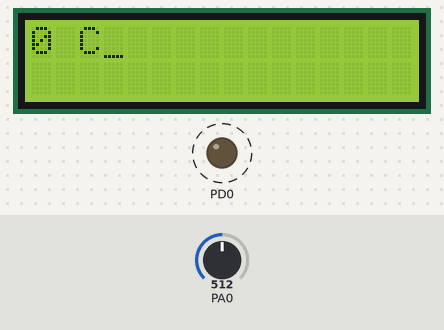
A program run on a simulated ATmega32, built with avr-gcc and emulated at 8 MHz. On the bench: 16×2 character LCD, output pins drawn as LEDs (lit = HIGH). Wiring (inferred from the names in the program): character LCD (HD44780): RS PD7; R/W PD6; E PD5; data PC0, PC1, PC2, PC3, PC4, PC5, PC6, PC7. Dashed ring = blinking. Inputs (shaded band) come from the test bench; at power-on: PA0 = 512. Pins used as bus, display or sensor lines are not drawn.

Above: at 1.7 s.
2.5 s: PA0 set to 716
At 6.9 s:
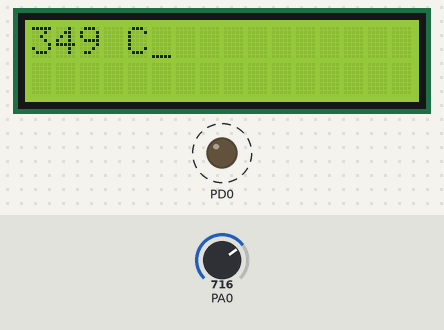
7.8 s: PA0 set to 900
At 11.8 s:
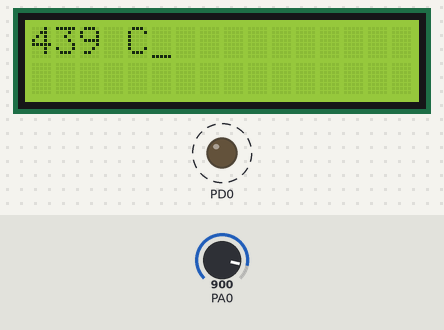
12.9 s: PA0 set to 1023
At 16.7 s:
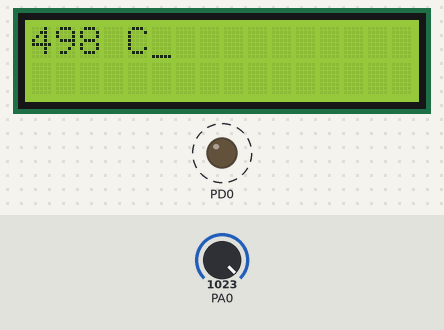
Timing chart, 0 to 23.8 s (numbered marks = the images above; inputs shaded):
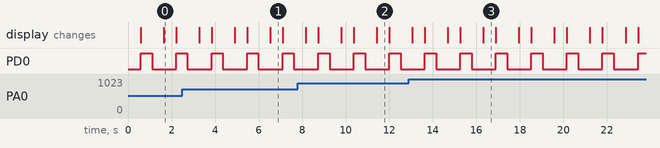

The program:

main.c
```c
/*
 * main.c
 *
 *  Created on: Mar 21, 2023
 *      Author: Mazen
 */
#include"../HAL/LCD_Driver/LCD_Interface.h"
#include "../HAL/Keypad_Driver/Keypad_Interface.h"
#include "../HAL/LED_Driver/Led_Interface.h"
#include "../MCAL/Timer/Timer0/Timer0_Interface.h"
#include "../MCAL/ADC/ADC_Interface.h"
#include "../MCAL/EXT_INT/Global_Interrupt_Enable.h"
u16 ADC_Value,MilliVolt;
	u32 temp;
	LCD_Info lcd={RS_PORT,RS_PIN,RW_PORT,RW_PIN,E_PORT,E_PIN,DATA_PORT};
		LCD_Line_Info type = {YES,NO};
//Led_info Led={PORT_D,PIN_0,Source_Connection};
void ADCTEST(void);
//KeypadRow_PORT_PIN row={PORT_C,PIN_0,PORT_C,PIN_1,PORT_C,PIN_2,PORT_C,PIN_3};
//KeypadCol_PORT_PIN col={PORT_C,PIN_4,PORT_C,PIN_5,PORT_C,PIN_6,PORT_C,PIN_7};
void main(){

	ADC_ErrStateInit();
DIO_ErrStateSetPinDirection(PORT_D,PIN_0,DIO_OUT);


	EnableGlobalInterrupt();
	while(1){//temp=0;
		//ADC_ErrStateConversionSynch(0,&ADC_Value);
		ADC_ErrStateConversionASynch(0,&ADC_Value,&ADCTEST);
		MilliVolt= (((u32)ADC_Value*5000UL)/256UL);
		temp=MilliVolt/10;
		LCD_VoidInit(&lcd);
		DIO_ErrStateSetPinValue(PORT_D,PIN_0,DIO_HIGH);
		_delay_ms(500);
		DIO_ErrStateSetPinValue(PORT_D,PIN_0,DIO_LOW);
		_delay_ms(500);
		//LCD_VoidSendCommand(0x01,&lcd);
	}

}

void ADCTEST(void){
	LCD_VoidSendInt(temp,&lcd,&type);
	LCD_VoidSendString(" C",&lcd,&type);
	LCD_VoidSendChar('\0',&lcd,&type);
	_delay_ms(500);

}
```

Common_H.h
```c
/*
 * Common_H.h
 *
 *  Created on: Apr 4, 2023
 *      Author: Mazen
 */

#ifndef COMMON_COMMON_H_H_
#define COMMON_COMMON_H_H_
#include "Definition.h"
#include "Type.h"
#include "bit-math.h"
#endif /* COMMON_COMMON_H_H_ */
```

Definition.h
```c
/*
 * Definition.h
 *
 *  Created on: Mar 24, 2023
 *      Author: Mazen
 */

#ifndef COMMON_DEFINITION_H_
#define COMMON_DEFINITION_H_
#define Null  ((void *)0x00)


#endif /* COMMON_DEFINITION_H_ */
```

Type.h
```c
/*
 * Type.h
 *
 *  Created on: Mar 22, 2023
 *      Author: Mazen
 */
#ifndef TYPE_H_
#define TYPE_H_
/*	User defined data types	Section*/
typedef unsigned char u8;
typedef unsigned short int u16;
typedef unsigned long int u32;

typedef signed char s8;
typedef signed short int s16;
typedef signed long int s32;

typedef float f32;
typedef double f64;


#endif /*TYPE_H_*/
```

bit-math.h
```c
/*
 * bit-math.h
 *
 *  Created on: Mar 22, 2023
 *      Author: Mazen
 */
	/*functions like macro */
// Setting specific bit to 1
#define SET_BIT(Reg,Bit) Reg|=(1<<Bit)
// Setting specific bit to 0
#define CLEAR_BIT(Reg,Bit) Reg&=~(1<<Bit)
// changing specific bit from 0 to 1 vice versa
#define TOGGLE_BIT(Reg,Bit) Reg^=(1<<Bit)
// Read specific bit value if 0 or 1 to be added in Val without changing the register value
#define GET_BIT(Reg,Bit) ((Reg>>Bit)&1)
```

Keypad_Config.h
```c
/*
 * Keypad_Config.h
 *
 *  Created on: Mar 30, 2023
 *      Author: Mazen
 */

#ifndef HAL_KEYPAD_DRIVER_KEYPAD_CONFIG_H_
#define HAL_KEYPAD_DRIVER_KEYPAD_CONFIG_H_
#include "Keypad_Private.h"
/*	Keypad Rows	*/
#define KP_ROW_PIN1 0
#define KP_ROW_PIN2 1
#define KP_ROW_PIN3 2
#define KP_ROW_PIN4 3
typedef enum{
KP_ROW_PORT1='C',
KP_ROW_PORT2='C',
KP_ROW_PORT3='C',
KP_ROW_PORT4='C'
}KPRPORT;
/*	Keypad Coloumns */
#define KP_COL_PIN1 4
#define KP_COL_PIN2 5
#define KP_COL_PIN3 6
#define KP_COL_PIN4 7
typedef enum{
	KP_COL_PORT1='C',
	KP_COL_PORT2='C',
	KP_COL_PORT3='C',
	KP_COL_PORT4='C'
}KPCPORT;

#endif /* HAL_KEYPAD_DRIVER_KEYPAD_CONFIG_H_ */
```

LCD_Config.h
```c
/*
 * LCD_Config.h
 *
 *  Created on: Mar 25, 2023
 *      Author: Mazen
 */

#ifndef HAL_LCD_DRIVER_LCD_CONFIG_H_
#define HAL_LCD_DRIVER_LCD_CONFIG_H_
#include "LCD_Private.h"
#define RS_PORT PORT_D
#define RW_PORT PORT_D
#define E_PORT PORT_D
#define RS_PIN PIN_7
#define RW_PIN PIN_6
#define E_PIN PIN_5

#define DATA_PORT PORT_C

#endif /* HAL_LCD_DRIVER_LCD_CONFIG_H_ */
```

Led_Configuration.h
```c
/*
 * Led_Configuration.h
 *
 *  Created on: Mar 24, 2023
 *      Author: hisha
 */

#ifndef HAL_LED_LED_CONFIGURATION_H_
#define HAL_LED_LED_CONFIGURATION_H_

typedef struct
{
PORT_Name        Led_Group ;
PIN_Number          Led_Pin ;
Led_ConnectionType     ConnectionType ;
}Led_info;


#endif /* HAL_LED_LED_CONFIGURATION_H_ */
```

Keypad_Interface.h
```c
/*
 * Keypad_Interface.h
 *
 *  Created on: Mar 30, 2023
 *      Author: Mazen
 */

#ifndef HAL_KEYPAD_DRIVER_KEYPAD_INTERFACE_H_
#define HAL_KEYPAD_DRIVER_KEYPAD_INTERFACE_H_
#include "Keypad_Config.h"
u8	KP_ErrStateRead(KeypadRow_PORT_PIN *KP_RPP_INFO,KeypadCol_PORT_PIN *KP_CPP_INFO,u8 *ReadValue);
void KP_ErrStateInit(KeypadRow_PORT_PIN *KP_RPP_INFO,KeypadCol_PORT_PIN *KP_CPP_INFO);
#endif /* HAL_KEYPAD_DRIVER_KEYPAD_INTERFACE_H_ */
```

Keypad_Program.c
```c
/*
 * Keypad_Program.c
 *
 *  Created on: Mar 30, 2023
 *      Author: Mazen
 */
#include"Keypad_Interface.h"
u8 KP_Arr[4][4]={
		{'7','8','9','/'},
		{'4','5','6','*'},
		{'1','2','3','-'},
		{'C','0','=','+'}
};
void KP_ErrStateInit(KeypadRow_PORT_PIN *KP_RPP_INFO,KeypadCol_PORT_PIN *KP_CPP_INFO){
	//u8 ROW,COL,ReadPin;
	//KPRPORT ROWP=KP_ROW_PORT1;
	//KPCPORT COLP=KP_COL_PORT1;
		DIO_ErrStateSetPinDirection(PORT_C,KP_RPP_INFO->ROW_PIN1,DIO_OUT);
		DIO_ErrStateSetPinDirection(PORT_C,KP_RPP_INFO->ROW_PIN2,DIO_OUT);
		DIO_ErrStateSetPinDirection(PORT_C,KP_RPP_INFO->ROW_PIN3,DIO_OUT);
		DIO_ErrStateSetPinDirection(PORT_C,KP_RPP_INFO->ROW_PIN4,DIO_OUT);
		DIO_ErrStateSetPinDirection(PORT_C,KP_CPP_INFO->COL_PIN1,DIO_IN);
		DIO_ErrStateSetPinDirection(PORT_C,KP_CPP_INFO->COL_PIN2,DIO_IN);
		DIO_ErrStateSetPinDirection(PORT_C,KP_CPP_INFO->COL_PIN3,DIO_IN);
		DIO_ErrStateSetPinDirection(PORT_C,KP_CPP_INFO->COL_PIN4,DIO_IN);
		DIO_ErrStateSetPinValue(PORT_C,KP_RPP_INFO->ROW_PIN1,DIO_HIGH);
		DIO_ErrStateSetPinValue(PORT_C,KP_RPP_INFO->ROW_PIN2,DIO_HIGH);
		DIO_ErrStateSetPinValue(PORT_C,KP_RPP_INFO->ROW_PIN3,DIO_HIGH);
		DIO_ErrStateSetPinValue(PORT_C,KP_RPP_INFO->ROW_PIN4,DIO_HIGH);
		DIO_ErrStateSetPinValue(PORT_C,KP_CPP_INFO->COL_PIN1,DIO_HIGH);
		DIO_ErrStateSetPinValue(PORT_C,KP_CPP_INFO->COL_PIN2,DIO_HIGH);
		DIO_ErrStateSetPinValue(PORT_C,KP_CPP_INFO->COL_PIN3,DIO_HIGH);
		DIO_ErrStateSetPinValue(PORT_C,KP_CPP_INFO->COL_PIN4,DIO_HIGH);

}
KP_ErrState	KP_ErrStateRead(KeypadRow_PORT_PIN *KP_RPP_INFO,KeypadCol_PORT_PIN *KP_CPP_INFO,u8 *ReadValue){
	u8 ROW,COL,ReadPin;
	u8 ErrVal;
	//_delay_ms(100);
	for(ROW=0;ROW<4;ROW++){
		DIO_ErrStateSetPinValue(PORT_C,ROW,DIO_LOW);

		for(COL=4;COL<8;COL++){
			ErrVal=DIO_ErrStateReadPinValue(PORT_C,COL,&ReadPin);
			_delay_ms(30);
			if(ErrVal==DIO_OK&&ReadPin==0){
				DIO_ErrStateSetPinDirection(PORT_D,PIN_0,DIO_OUT);
				DIO_ErrStateSetPinValue(PORT_D,PIN_0,DIO_HIGH);
				DIO_ErrStateSetPinValue(PORT_C,ROW,DIO_HIGH);
				//_delay_ms(30);
				*ReadValue =KP_Arr[ROW][COL-4];
				// test could be removed
				while(ReadPin==0){
					DIO_ErrStateReadPinValue(PORT_C,COL,&ReadPin);
					if(ReadPin==1)
						break;
				}
				return OK;
			}
		}
		DIO_ErrStateSetPinValue(PORT_C,ROW,DIO_HIGH);
	}
	return Error;
	//Flag=0;
}
```

LCD_Interface.h
```c
/*
 * LCD_Interface.h
 *
 *  Created on: Mar 25, 2023
 *      Author: Mazen
 */
#ifndef HAL_LCD_DRIVER_LCD_INTERFACE_H_
#define HAL_LCD_DRIVER_LCD_INTERFACE_H_
#include "LCD_Private.h"
#include "LCD_Config.h"
#include "LCD_Register.h"
#include "../../common/Definition.h"
#include <util/delay.h>
void LCD_VoidSendCommand(u8 Local_Command,LCD_Info *lcd);
u8 LCD_VoidSendChar(u8 Local_Char,LCD_Info *lcd,LCD_Line_Info *Type);
void LCD_VoidInit(LCD_Info *lcd);
void LCD_VoidSendString(u8 *Address_String,LCD_Info *lcd,LCD_Line_Info *Type);
void LCD_VoidGoToXY(u8 Local_XPosition,u8 Local_YPosition, LCD_Info *lcd);
void LCD_VoidSpecialCharacter(u8 *pattern,u8 location, LCD_Info *lcd,LCD_Line_Info *Type);
void LCD_VoidSendInt(u32 Recieved_Number,LCD_Info *lcd,LCD_Line_Info *Type);
#endif /* HAL_LCD_DRIVER_LCD_INTERFACE_H_ */
```

LCD_Program.c
```c
/*
 * LCD_Program.c
 *
 *  Created on: Mar 25, 2023
 *      Author: Mazen
 */
#include"../../MCAL/DIO/DIO_Interface.h"
#include "LCD_Interface.h"
#include <stdlib.h>

void LCD_VoidSendCommand(u8 Local_Command,LCD_Info *lcd){
	/*RS->LOw*/
	DIO_ErrStateSetPinValue(lcd->RS_group,lcd->RS_pin,DIO_LOW);
	/*RW-> LOW*/
	DIO_ErrStateSetPinValue(lcd->RW_group,lcd->RW_pin,DIO_LOW);
	/*Group = Command*/
	DIO_ErrStateSetPortValue(lcd->Data_group,Local_Command);
	/*Enable*/
	DIO_ErrStateSetPinValue(lcd->E_group,lcd->E_pin,DIO_HIGH);
	_delay_ms(1);
	DIO_ErrStateSetPinValue(lcd->E_group,lcd->E_pin,DIO_LOW);
	_delay_ms(1);
	if(Local_Command==0x01)
		LCD_VoidGoToXY(0,0,lcd);
}

u8 LCD_VoidSendChar(u8 Local_Char,LCD_Info *lcd,LCD_Line_Info *Type)
{
	static u8 SwitchingCounter;
	static u8 SecondLineCounter,FirstLineCounter;

	if(Type->OneLine==NO&&Type->TwoLines==YES){
		if(SwitchingCounter<16){
			LCD_VoidGoToXY(FirstLineCounter,0,lcd);
			/*RS->LOw*/
			DIO_ErrStateSetPinValue(lcd->RS_group,lcd->RS_pin,DIO_HIGH);
			/*RW-> LOW*/
			DIO_ErrStateSetPinValue(lcd->RW_group,lcd->RW_pin,DIO_LOW);
			/*Group = Command*/
			DIO_ErrStateSetPortValue(lcd->Data_group,Local_Char);
			/*Enable*/
			DIO_ErrStateSetPinValue(lcd->E_group,lcd->E_pin,DIO_HIGH);
			_delay_ms(1);
			DIO_ErrStateSetPinValue(lcd->E_group,lcd->E_pin,DIO_LOW);
			_delay_ms(1);
			SwitchingCounter++;
			FirstLineCounter++;
		}
		else if(SwitchingCounter>15&&SwitchingCounter<32){
			LCD_VoidGoToXY(SecondLineCounter,1,lcd);
			/*RS->LOw*/
			DIO_ErrStateSetPinValue(lcd->RS_group,lcd->RS_pin,DIO_HIGH);
			/*RW-> LOW*/
			DIO_ErrStateSetPinValue(lcd->RW_group,lcd->RW_pin,DIO_LOW);
			/*Group = Command*/
			DIO_ErrStateSetPortValue(lcd->Data_group,Local_Char);
			/*Enable*/
			DIO_ErrStateSetPinValue(lcd->E_group,lcd->E_pin,DIO_HIGH);
			_delay_ms(1);
			DIO_ErrStateSetPinValue(lcd->E_group,lcd->E_pin,DIO_LOW);
			_delay_ms(1);
			SwitchingCounter++;
			SecondLineCounter++;
		}
		else{
			SwitchingCounter=0;
			FirstLineCounter=0;
			SecondLineCounter=0;
			LCD_VoidSendCommand(0x01,lcd);
		}
	}
	else if(Type->OneLine==YES&&Type->TwoLines==NO){
			if(SwitchingCounter<16&&Local_Char!='\0'){
				LCD_VoidGoToXY(FirstLineCounter,0,lcd);
				/*RS->LOw*/
				DIO_ErrStateSetPinValue(lcd->RS_group,lcd->RS_pin,DIO_HIGH);
				/*RW-> LOW*/
				DIO_ErrStateSetPinValue(lcd->RW_group,lcd->RW_pin,DIO_LOW);
				/*Group = Command*/
				DIO_ErrStateSetPortValue(lcd->Data_group,Local_Char);
				/*Enable*/
				DIO_ErrStateSetPinValue(lcd->E_group,lcd->E_pin,DIO_HIGH);
				_delay_ms(1);
				DIO_ErrStateSetPinValue(lcd->E_group,lcd->E_pin,DIO_LOW);
				_delay_ms(1);
				SwitchingCounter++;
				FirstLineCounter++;
			}
			else{
				FirstLineCounter=0;
				SwitchingCounter=0;
				//LCD_VoidSendCommand(0x01,lcd);
			}
		}
	return 0;

}
void LCD_VoidInit(LCD_Info *lcd){
	/*Set Directions*/
	DIO_ErrStateSetPinDirection(lcd->RS_group,lcd->RS_pin,DIO_OUT);
	DIO_ErrStateSetPinDirection(lcd->RW_group,lcd->RW_pin,DIO_OUT);
	DIO_ErrStateSetPinDirection(lcd->E_group,lcd->E_pin,DIO_OUT);
	DIO_ErrStateSetGroupDirection(lcd->Data_group,0xFF);
	/*Wait more than 30 ms*/
	_delay_ms(40);
	/*Sent function set*/
	LCD_VoidSendCommand(LCD_Set8Bit2Line5x8,lcd);
	/*WAIT 39us*/
	_delay_ms(1);
	LCD_VoidSendCommand(LCD_CursorON,lcd);
	_delay_ms(1);
	/*LCD Clear Display*/
	LCD_VoidSendCommand(LCD_ClearDisplay,lcd);
	_delay_ms(1);

}

void LCD_VoidSendString(u8 *Address_String,LCD_Info *lcd,LCD_Line_Info *Type){

	while (*Address_String != '\0') {
		// Send the current character to the LCD
		LCD_VoidSendChar(*Address_String, lcd,Type);
		Address_String++; // Move to the next character
	}
}
void LCD_VoidGoToXY(u8 Local_XPosition,u8 Local_YPosition, LCD_Info *lcd) {
	u8 Address = 0;
	/* Calculate the DDRAM address based on the row and column */
	if(Local_YPosition == 0) {
		Address = LCD_FirstLine + Local_XPosition;
	} else {
		Address = LCD_SecoundLine + Local_XPosition;
	}
	/* Send the command to set the DDRAM address */
	LCD_VoidSendCommand(LCD_SetAddressDDRAM | Address, lcd);
}

void LCD_VoidSpecialCharacter(u8 *pattern,u8 location, LCD_Info *lcd,LCD_Line_Info *Type){
	LCD_VoidSendCommand(LCD_SetAddressCGRAM+(location*8),lcd);
	/* Sending the bitmap to CGRAM */
	for(u8 i=0;i<8;i++){
		LCD_VoidSendChar(pattern[i],lcd,Type);
	}
	/*	Send the cursor to DDRAM + choose location */
	LCD_VoidGoToXY(1,1,lcd);
	LCD_VoidSendChar(location,lcd,Type);
}
void LCD_VoidSendInt(u32 Recieved_Number,LCD_Info *lcd,LCD_Line_Info *Type){
	u8 NumAsString[LCD_StringMax]={' '};
	s32 LCD_StringCounter=0,FORCOUNTER;
	u8 temp,Err=1;

	if(Recieved_Number==0){
		LCD_VoidSendChar('0',lcd,Type);
	}
	else{
		while(Recieved_Number!=0)
		{
			temp=Recieved_Number%10;
			Recieved_Number=Recieved_Number-temp;
			NumAsString[LCD_StringCounter]=temp;
			Recieved_Number=Recieved_Number/10;
			LCD_StringCounter++;

		}
	}
	for(FORCOUNTER=(LCD_StringCounter-1);FORCOUNTER>=0;FORCOUNTER--){
		Err=LCD_VoidSendChar((NumAsString[FORCOUNTER]+48),lcd,Type);

	}
	//LCD_VoidSendChar('\0',lcd,Type);

}
```

Led_Interface.h
```c
/*
 * Led_Interface.h
 *
 *  Created on: Mar 24, 2023
 *      Author: hisha
 */

#ifndef HAL_LED_LED_INTERFACE_H_
#define HAL_LED_LED_INTERFACE_H_
#include "Led_Private.h"
#include "Led_Configuration.h"

LedErrState	Led_LedErrStateTurnOn(Led_info *Led) ;
LedErrState	Led_LedErrStateTurnOff(Led_info *Led) ;

#endif /* HAL_LED_LED_INTERFACE_H_ */
```

Led_Program.c
```c
/*
 * Led_Program.c
 *
 *  Created on: Mar 24, 2023
 *      Author: hisha
 */
#include "../../Common/Definition.h"
#include "../../MCAL/DIO/DIO_Interface.h"
#include "Led_Interface.h"

LedErrState	Led_LedErrStateTurnOn(Led_info *Led){
	u8 SetPinErrReturn;
	u8 SetValueErrReturnON;

	SetPinErrReturn=DIO_ErrStateSetPinDirection(Led->Led_Group,Led->Led_Pin,DIO_OUT);
	if(SetPinErrReturn==DIO_ERROR_PORT||SetPinErrReturn==DIO_ERROR_Direction||SetPinErrReturn==DIO_ERROR_PIN){
		return LED_INIT_Error;
	}
	else{
		if(Led->ConnectionType==Source_Connection){
			// HIGH = ON
			SetValueErrReturnON=DIO_ErrStateSetPinValue(Led->Led_Group,Led->Led_Pin,DIO_HIGH);
			if(SetValueErrReturnON==DIO_ERROR_PORT||SetValueErrReturnON==DIO_ERROR_VALUE||SetValueErrReturnON==DIO_ERROR_PIN){
				return LED_ON_Error;
			}
			else
				return LED_ON_OK;
		}
		else if(Led->ConnectionType==Sink_Connection){
			// LOW = ON
			SetValueErrReturnON=DIO_ErrStateSetPinValue(Led->Led_Group,Led->Led_Pin,DIO_LOW);
			if(SetValueErrReturnON==DIO_ERROR_PORT||SetValueErrReturnON==DIO_ERROR_VALUE||SetValueErrReturnON==DIO_ERROR_PIN){
				return LED_ON_Error;
			}
			else
				return LED_ON_OK;
		}
		else
			return LED_Connection_Error;

	}
}


LedErrState	Led_LedErrStateTurnOff(Led_info *Led){
	u8 SetValueErrReturnOFF;
	if(Led->ConnectionType==Source_Connection){
		// HIGH = ON
		SetValueErrReturnOFF=DIO_ErrStateSetPinValue(Led->Led_Group,Led->Led_Pin,DIO_LOW);
		if(SetValueErrReturnOFF==DIO_ERROR_PORT||SetValueErrReturnOFF==DIO_ERROR_VALUE||SetValueErrReturnOFF==DIO_ERROR_PIN){
			return LED_OFF_Error;
		}
		else
			return LED_OFF_OK;
	}
else if(Led->ConnectionType==Sink_Connection){
	// LOW = ON
	SetValueErrReturnOFF=DIO_ErrStateSetPinValue(Led->Led_Group,Led->Led_Pin,DIO_HIGH);
	if(SetValueErrReturnOFF==DIO_ERROR_PORT||SetValueErrReturnOFF==DIO_ERROR_VALUE||SetValueErrReturnOFF==DIO_ERROR_PIN){
		return LED_OFF_Error;
	}
	else
		return LED_OFF_OK;
}
else
	return LED_Connection_Error;

}
```

Keypad_Private.h
```c
/*
 * Keypad_Private.h
 *
 *  Created on: Mar 30, 2023
 *      Author: Mazen
 */

#ifndef HAL_KEYPAD_DRIVER_KEYPAD_PRIVATE_H_
#define HAL_KEYPAD_DRIVER_KEYPAD_PRIVATE_H_
#include "../../common/Definition.h"
#include "../../common/Type.h"
#include "../../common/bit-math.h"
#include "../../MCAL/DIO/DIO_Interface.h"
#include <avr/delay.h>
typedef struct{
	PORT_Name ROW_PORT1 ;
	PIN_Number ROW_PIN1  ;
	PORT_Name ROW_PORT2 ;
	PIN_Number ROW_PIN2  ;
	PORT_Name ROW_PORT3 ;
	PIN_Number ROW_PIN3  ;
	PORT_Name ROW_PORT4 ;
	PIN_Number ROW_PIN4  ;
}KeypadRow_PORT_PIN;
typedef struct{
	PORT_Name COL_PORT1 ;
	PIN_Number COL_PIN1  ;
	PORT_Name COL_PORT2 ;
	PIN_Number COL_PIN2  ;
	PORT_Name COL_PORT3 ;
	PIN_Number COL_PIN3  ;
	PORT_Name COL_PORT4 ;
	PIN_Number COL_PIN4  ;
}KeypadCol_PORT_PIN;
typedef enum{
	OK,
	Error
}KP_ErrState;

#endif /* HAL_KEYPAD_DRIVER_KEYPAD_PRIVATE_H_ */
```

LCD_Register.h
```c
/*
 * LCD_Register.h
 *
 *  Created on: Mar 25, 2023
 *      Author: Mazen
 */

#ifndef HAL_LCD_DRIVER_LCD_REGISTER_H_
#define HAL_LCD_DRIVER_LCD_REGISTER_H_

/*Set CG RAM Address*/
#define  LCD_SetAddressCGRAM      0x40
/*---------------------------------------------------------------------------------------------------*/

/*Set DDRAM Address*/
#define  LCD_SetAddressDDRAM      0x80

#define LCD_FirstLine 0x00
#define LCD_SecoundLine 0x40

#endif /* HAL_LCD_DRIVER_LCD_REGISTER_H_ */
```

Led_Private.h
```c
/*
 * Led_Private.h
 *
 *  Created on: Mar 24, 2023
 *      Author: hisha
 */

#ifndef HAL_LED_LED_PRIVATE_H_
#define HAL_LED_LED_PRIVATE_H_

typedef enum
{
	LED_ON_OK,
	LED_ON_Error,
	LED_OFF_OK,
	LED_OFF_Error,
	LED_Connection_Error,
	LED_INIT_OK,
	LED_INIT_Error
}LedErrState;

typedef enum {
	Source_Connection ,
	Sink_Connection

}Led_ConnectionType;

#endif /* HAL_LED_LED_PRIVATE_H_ */
```

ADC_Config.h
```c
/*
 * ADC_Config.h
 *
 *  Created on: Apr 5, 2023
 *      Author: Mazen
 */

#ifndef MCAL_ADC_ADC_CONFIG_H_
#define MCAL_ADC_ADC_CONFIG_H_
#include "ADC_Private.h"

#define PRESC DivFour
#define ADC_u32Timeout 5000
#endif /* MCAL_ADC_ADC_CONFIG_H_ */
```

ADC_Interface.h
```c
/*
 * ADC_Interface.h
 *
 *  Created on: Apr 4, 2023
 *      Author: Mazen
 */

#ifndef MCAL_ADC_ADC_INTERFACE_H_
#define MCAL_ADC_ADC_INTERFACE_H_
#include "ADC_Config.h"
#include "../DIO/DIO_Interface.h"
ADC_ErrState ADC_ErrStateInit(void);
ADC_ErrState ADC_ErrStateConversionSynch(u8 PIN,u16 *Val);
/* Enable Global Interrupt Before calling this function */
ADC_ErrState ADC_ErrStateConversionASynch(u8 PIN,u16 *Val,void (*ADC_pvCallBackNotifFunc)(void));
#endif /* MCAL_ADC_ADC_INTERFACE_H_ */
```

ADC_Register.h
```c
/*
 * ADC_Register.h
 *
 *  Created on: Apr 4, 2023
 *      Author: Mazen
 */

#ifndef MCAL_ADC_ADC_REGISTER_H_
#define MCAL_ADC_ADC_REGISTER_H_
#include "../../common/Common_H.h"
#define ADMUX_Reg  (*(volatile u8*)0x27)
#define REFS1 7
#define REFS0 6
#define ADLAR 5
#define ADCSRA_Reg (*(volatile u8*)0x26)


#define ADCH_Reg   (*(volatile u8*)0x25)
#define ADCL_Reg   (*(volatile u8*)0x24)
#define SFIOR_Reg  (*(volatile u8*)0x50)


#endif /* MCAL_ADC_ADC_REGISTER_H_ */
```

Global_Interrupt_Enable.c
```c
/*
 * Global_Interrupt_Enable.c
 *
 *  Created on: Apr 4, 2023
 *      Author: Mazen
 */
#include "Global_Interrupt_Enable.h"
void EnableGlobalInterrupt(void){
	ENABLEINT0_SREG;
}
```

Source omitted: LCD_Private.h (4829 bytes), ADC_Private.h (1538 bytes), ADC_Program.c (2048 bytes), DIO_Interface.h (1275 bytes), DIO_Private.h (655 bytes), DIO_Program.c (3280 bytes), DIO_Register.h (915 bytes), Common_INT_Reg.h (365 bytes), Global_Interrupt_Enable.h (450 bytes), EXTINT0_Config.h (660 bytes), EXTINT0_Interface.h (379 bytes), EXTINT0_Private.h (964 bytes) and 13 more

Measured:
- after the input at 2.5 s, the display: first differs from a run without the input after 4.0 s (image 1)
- after the input at 7.8 s, the display: first differs from a run without the input after 3.6 s (image 2)
- after the input at 12.9 s, the display: first differs from a run without the input after 3.4 s (image 3)
- by itself, PD0: alternates HIGH for 0.52 s and LOW for 1.1 s
- what the display in image 0 shows lasts 0.6 s, from 1.6 s to 2.2 s
